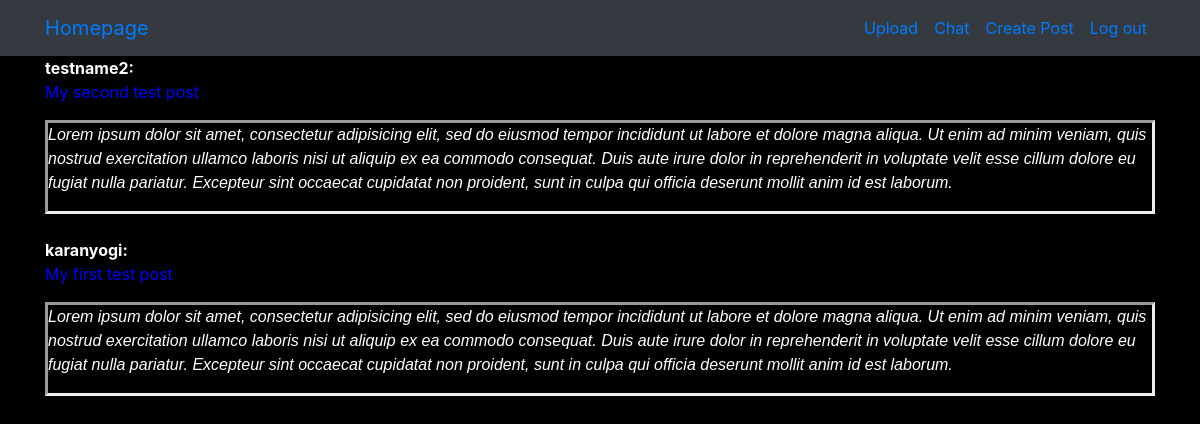
Screenshot of / (signed in) with the database file from the repository.
### accounts/models.py (models this page shows, shortened)
class Post(models.Model):
    auther = models.ForeignKey(User, related_name="posts",on_delete=models.CASCADE)
    created_at = models.DateTimeField(auto_now=True)
    heading = models.CharField(max_length=400)
    message = models.TextField()
    message_html = models.TextField(editable=False)
    class Meta:
        ordering = ['-created_at']
        unique_together = ['auther','message']

### accounts/views.py (the view)
# urls.py: path('', views.ListPosts.as_view(), name="homepage"),
class ListPosts(generic.ListView):
    model = Post
    template_name = "homepage.html"

### templates/homepage.html (shortened to what this page needs)
{% extends "_inject.html" %}
{% block content %}
<!--
  <div class="col-md-8">
	{% if post.count == 0 %}
	<h2>No posts in this group yet!</h2>
	{% else %} -->
				{% if user.is_authenticated %}
	<body style="background-color:black;">
				<div class="container">
							{% for p in object_list %}
								{% include "_post.html" %}
							{% endfor %}
					  </div>
				  {% else %}
					<div class="wrapper">
						<h1 class="title">Please login first</h1>
					</div>
				  {% endif %}
					{% endif %}
{% endblock %}

### templates/_inject.html (shortened to what this page needs)
<!DOCTYPE html>
{% load static %}
{% load bootstrap4 %}
<html lang="en" dir="ltr">
  <head>
    <link rel="stylesheet" href="https://stackpath.bootstrapcdn.com/bootstrap/4.1.3/css/bootstrap.min.css">
    <link href="https://maxcdn.bootstrapcdn.com/font-awesome/4.7.0/css/font-awesome.min.css" rel="stylesheet">
    <link rel="stylesheet" href="{% static 'css/master.css'%}">
    <link rel="stylesheet" href="{% static 'css/master2.css'%}">
    <link rel="stylesheet" href="{% static 'css/master3.css'%}">
  </head>
  <body>
    <nav class="navbar navbar-expand-lg bg-dark mynav" role="navigation" id="navbar">
  <div class="container">
    <div class="navbar-nav align-items-center">
      <a class="navbar-brand mynav" href="{% url 'homepage' %}">Homepage</a>
    </div>
    <div class="navbar-nav ml-auto">
      {% if user.is_authenticated %}
        <a class="nav-item nav-link" href="{% url 'upload' %}" class="btn btn-simple">Upload</a>
        <a class="nav-item nav-link" href="{% url 'chat:index' %}" class="btn btn-simple">Chat</a>
        <a class="nav-item nav-link" href="{% url 'createpost' %}" class="btn btn-simple">Create Post</a>
        <a class="nav-item nav-link" href="{% url 'logout' %}" class="btn btn-simple">Log out</a>
      {% else %}
        <a class="nav-item nav-link" href="{% url 'login' %}" class="btn btn-simple">Log in</a>
        <a class="nav-item nav-link" href="{% url 'register' %}" class="btn btn-simple">Sign up</a>
      {% endif %}
    </div>
  </div>
</nav>
            {% block content %}
              {% endblock %}
  </body>
</html>

### templates/_post.html (shortened to what this page needs)
<div >
	<div >
          <strong class ="c6">{{p.auther.username}}:</strong>
          <p class="c1">{{ p.heading }}</p>
					<div class="c5">
	      		<p>{{ p.message|safe }}</p>
					</div>
	</div>
</div>

### static/css/master2.css (style rules this page uses)
.c1 { color: blue; }
.c6 { color: white; }
.c5 { border-style: inset; color: white; font-family: Arial; font-style: italic; }

### static/css/master3.css (style rules this page uses)
body { background: #fff; }

### rows the page displays
Post: auther.username "testname2", heading "My second test post", message "Lorem ipsum dolor sit amet, consectetur adipisicing elit, sed do eiusmod tempor incididunt ut labore et dolore magna aliqua. Ut enim ad minim veniam, quis nostrud exercitation ullamco laboris nisi ut aliquip ex ea commodo consequat. Duis aute irure dolor in reprehenderit in voluptate velit esse cillum dolore eu fugiat nulla pariatur. Excepteur sint occaecat cupidatat non proident, sunt in culpa qui officia deserunt mollit anim id est laborum."
Post: auther.username "karanyogi", heading "My first test post", message "Lorem ipsum dolor sit amet, consectetur adipisicing elit, sed do eiusmod tempor incididunt ut labore et dolore magna aliqua. Ut enim ad minim veniam, quis nostrud exercitation ullamco laboris nisi ut aliquip ex ea commodo consequat. Duis aute irure dolor in reprehenderit in voluptate velit esse cillum dolore eu fugiat nulla pariatur. Excepteur sint occaecat cupidatat non proident, sunt in culpa qui officia deserunt mollit anim id est laborum."
